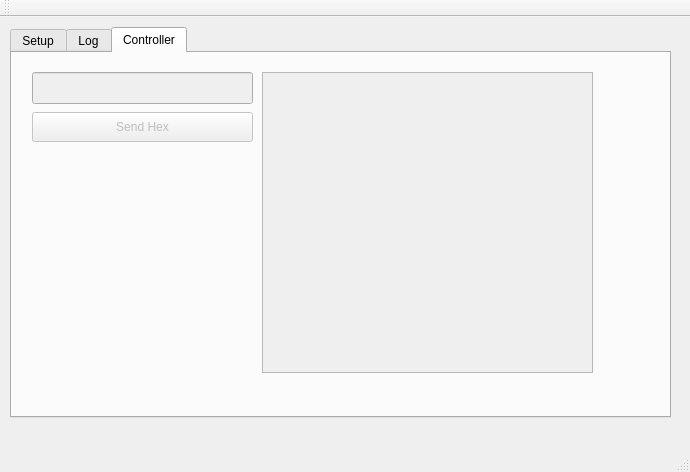
<?xml version="1.0" encoding="UTF-8"?>
<ui version="4.0">
 <class>MipController</class>
 <widget class="QMainWindow" name="MipController">
  <property name="geometry">
   <rect>
    <x>0</x>
    <y>0</y>
    <width>690</width>
    <height>472</height>
   </rect>
  </property>
  <property name="windowTitle">
   <string>MipController</string>
  </property>
  <widget class="QWidget" name="centralWidget">
   <widget class="QTabWidget" name="BTTabSystem">
    <property name="enabled">
     <bool>true</bool>
    </property>
    <property name="geometry">
     <rect>
      <x>10</x>
      <y>10</y>
      <width>661</width>
      <height>391</height>
     </rect>
    </property>
    <property name="currentIndex">
     <number>2</number>
    </property>
    <property name="tabsClosable">
     <bool>false</bool>
    </property>
    <widget class="QWidget" name="setupTab">
     <attribute name="title">
      <string>Setup</string>
     </attribute>
     <widget class="QPushButton" name="startBTScanButton">
      <property name="geometry">
       <rect>
        <x>10</x>
        <y>10</y>
        <width>95</width>
        <height>30</height>
       </rect>
      </property>
      <property name="text">
       <string>Start Scan</string>
      </property>
     </widget>
     <widget class="QListWidget" name="deviceListWidget">
      <property name="geometry">
       <rect>
        <x>110</x>
        <y>10</y>
        <width>531</width>
        <height>192</height>
       </rect>
      </property>
      <property name="frameShape">
       <enum>QFrame::Box</enum>
      </property>
      <property name="frameShadow">
       <enum>QFrame::Plain</enum>
      </property>
      <property name="lineWidth">
       <number>1</number>
      </property>
      <property name="midLineWidth">
       <number>1</number>
      </property>
     </widget>
     <widget class="QPushButton" name="connectButton">
      <property name="enabled">
       <bool>false</bool>
      </property>
      <property name="geometry">
       <rect>
        <x>10</x>
        <y>50</y>
        <width>95</width>
        <height>30</height>
       </rect>
      </property>
      <property name="text">
       <string>Connect</string>
      </property>
     </widget>
    </widget>
    <widget class="QWidget" name="logTab">
     <attribute name="title">
      <string>Log</string>
     </attribute>
     <widget class="QTextEdit" name="statusLog">
      <property name="enabled">
       <bool>true</bool>
      </property>
      <property name="geometry">
       <rect>
        <x>0</x>
        <y>10</y>
        <width>661</width>
        <height>341</height>
       </rect>
      </property>
      <property name="sizeAdjustPolicy">
       <enum>QAbstractScrollArea::AdjustIgnored</enum>
      </property>
      <property name="readOnly">
       <bool>true</bool>
      </property>
     </widget>
    </widget>
    <widget class="QWidget" name="controlTab">
     <attribute name="title">
      <string>Controller</string>
     </attribute>
     <widget class="QWidget" name="commsPanel" native="true">
      <property name="enabled">
       <bool>false</bool>
      </property>
      <property name="geometry">
       <rect>
        <x>10</x>
        <y>9</y>
        <width>631</width>
        <height>331</height>
       </rect>
      </property>
      <widget class="QPushButton" name="sendHexButton">
       <property name="geometry">
        <rect>
         <x>10</x>
         <y>50</y>
         <width>221</width>
         <height>30</height>
        </rect>
       </property>
       <property name="text">
        <string>Send Hex</string>
       </property>
      </widget>
      <widget class="QTextEdit" name="commsLog">
       <property name="geometry">
        <rect>
         <x>240</x>
         <y>10</y>
         <width>331</width>
         <height>301</height>
        </rect>
       </property>
       <property name="frameShadow">
        <enum>QFrame::Sunken</enum>
       </property>
       <property name="lineWidth">
        <number>10</number>
       </property>
       <property name="readOnly">
        <bool>true</bool>
       </property>
      </widget>
      <widget class="QLineEdit" name="hexCommandInput">
       <property name="geometry">
        <rect>
         <x>10</x>
         <y>10</y>
         <width>221</width>
         <height>32</height>
        </rect>
       </property>
      </widget>
     </widget>
    </widget>
   </widget>
  </widget>
  <widget class="QMenuBar" name="menuBar">
   <property name="geometry">
    <rect>
     <x>0</x>
     <y>0</y>
     <width>690</width>
     <height>26</height>
    </rect>
   </property>
  </widget>
  <widget class="QToolBar" name="mainToolBar">
   <attribute name="toolBarArea">
    <enum>TopToolBarArea</enum>
   </attribute>
   <attribute name="toolBarBreak">
    <bool>false</bool>
   </attribute>
  </widget>
  <widget class="QStatusBar" name="statusBar"/>
 </widget>
 <layoutdefault spacing="6" margin="11"/>
 <resources/>
 <connections/>
</ui>
